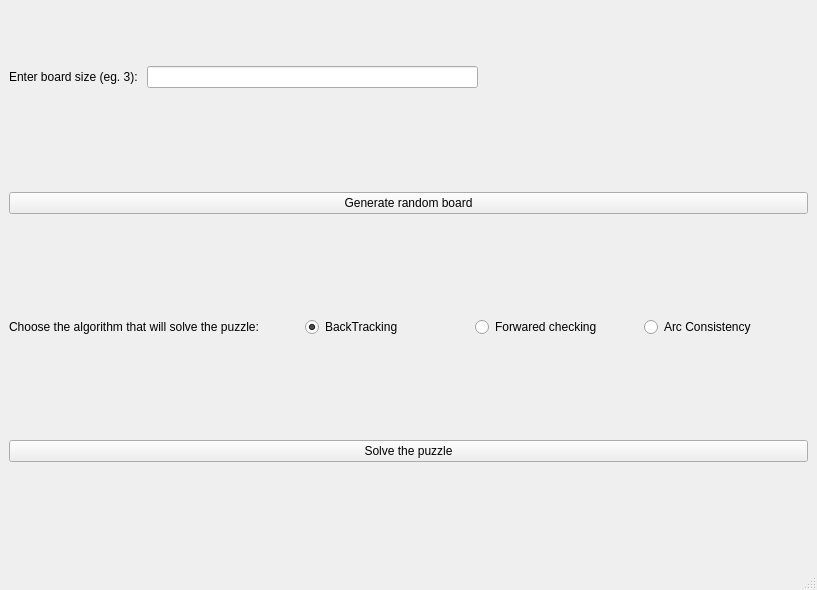
<?xml version="1.0" encoding="UTF-8"?>
<ui version="4.0">
 <class>MainWindow</class>
 <widget class="QMainWindow" name="MainWindow">
  <property name="geometry">
   <rect>
    <x>0</x>
    <y>0</y>
    <width>817</width>
    <height>590</height>
   </rect>
  </property>
  <property name="windowTitle">
   <string>MainWindow</string>
  </property>
  <widget class="QWidget" name="centralwidget">
   <layout class="QGridLayout" name="gridLayout_3">
    <item row="0" column="0">
     <layout class="QGridLayout" name="mainGridLayout">
      <item row="5" column="0">
       <layout class="QHBoxLayout" name="chooseAlgoHorizontalLayout">
        <item>
         <widget class="QLabel" name="chooseAlgoLabel">
          <property name="text">
           <string>Choose the algorithm that will solve the puzzle:</string>
          </property>
         </widget>
        </item>
        <item>
         <spacer name="horizontalSpacer_2">
          <property name="orientation">
           <enum>Qt::Horizontal</enum>
          </property>
          <property name="sizeType">
           <enum>QSizePolicy::Fixed</enum>
          </property>
          <property name="sizeHint" stdset="0">
           <size>
            <width>40</width>
            <height>20</height>
           </size>
          </property>
         </spacer>
        </item>
        <item>
         <widget class="QRadioButton" name="backtrackingRadioButton">
          <property name="text">
           <string>BackTracking</string>
          </property>
          <property name="checked">
           <bool>true</bool>
          </property>
         </widget>
        </item>
        <item>
         <widget class="QRadioButton" name="forwaredCheckingRadioButton">
          <property name="text">
           <string>Forwared checking</string>
          </property>
         </widget>
        </item>
        <item>
         <widget class="QRadioButton" name="arcConsistencyRadioButton">
          <property name="text">
           <string>Arc Consistency</string>
          </property>
         </widget>
        </item>
       </layout>
      </item>
      <item row="6" column="0">
       <spacer name="verticalSpacer_3">
        <property name="orientation">
         <enum>Qt::Vertical</enum>
        </property>
        <property name="sizeType">
         <enum>QSizePolicy::Preferred</enum>
        </property>
        <property name="sizeHint" stdset="0">
         <size>
          <width>20</width>
          <height>40</height>
         </size>
        </property>
       </spacer>
      </item>
      <item row="3" column="0">
       <spacer name="verticalSpacer_2">
        <property name="orientation">
         <enum>Qt::Vertical</enum>
        </property>
        <property name="sizeType">
         <enum>QSizePolicy::Preferred</enum>
        </property>
        <property name="sizeHint" stdset="0">
         <size>
          <width>20</width>
          <height>40</height>
         </size>
        </property>
       </spacer>
      </item>
      <item row="7" column="0">
       <widget class="QPushButton" name="solvePuzzlePushButton">
        <property name="text">
         <string>Solve the puzzle</string>
        </property>
       </widget>
      </item>
      <item row="1" column="0">
       <spacer name="verticalSpacer">
        <property name="orientation">
         <enum>Qt::Vertical</enum>
        </property>
        <property name="sizeType">
         <enum>QSizePolicy::Ignored</enum>
        </property>
        <property name="sizeHint" stdset="0">
         <size>
          <width>20</width>
          <height>41</height>
         </size>
        </property>
       </spacer>
      </item>
      <item row="2" column="0">
       <widget class="QPushButton" name="generateboardPushButton">
        <property name="text">
         <string>Generate random board</string>
        </property>
       </widget>
      </item>
      <item row="0" column="0">
       <layout class="QHBoxLayout" name="boardSizeHorizontalLayout">
        <item>
         <widget class="QLabel" name="enterBoardSizeLabel">
          <property name="text">
           <string>Enter board size (eg. 3): </string>
          </property>
         </widget>
        </item>
        <item>
         <widget class="QLineEdit" name="boardSizeLineEdit"/>
        </item>
        <item>
         <spacer name="horizontalSpacer">
          <property name="orientation">
           <enum>Qt::Horizontal</enum>
          </property>
          <property name="sizeHint" stdset="0">
           <size>
            <width>40</width>
            <height>20</height>
           </size>
          </property>
         </spacer>
        </item>
       </layout>
      </item>
      <item row="8" column="0">
       <spacer name="verticalSpacer_4">
        <property name="orientation">
         <enum>Qt::Vertical</enum>
        </property>
        <property name="sizeType">
         <enum>QSizePolicy::Fixed</enum>
        </property>
        <property name="sizeHint" stdset="0">
         <size>
          <width>20</width>
          <height>40</height>
         </size>
        </property>
       </spacer>
      </item>
     </layout>
    </item>
   </layout>
  </widget>
  <widget class="QMenuBar" name="menubar">
   <property name="geometry">
    <rect>
     <x>0</x>
     <y>0</y>
     <width>817</width>
     <height>26</height>
    </rect>
   </property>
  </widget>
  <widget class="QStatusBar" name="statusbar"/>
 </widget>
 <resources/>
 <connections/>
</ui>
